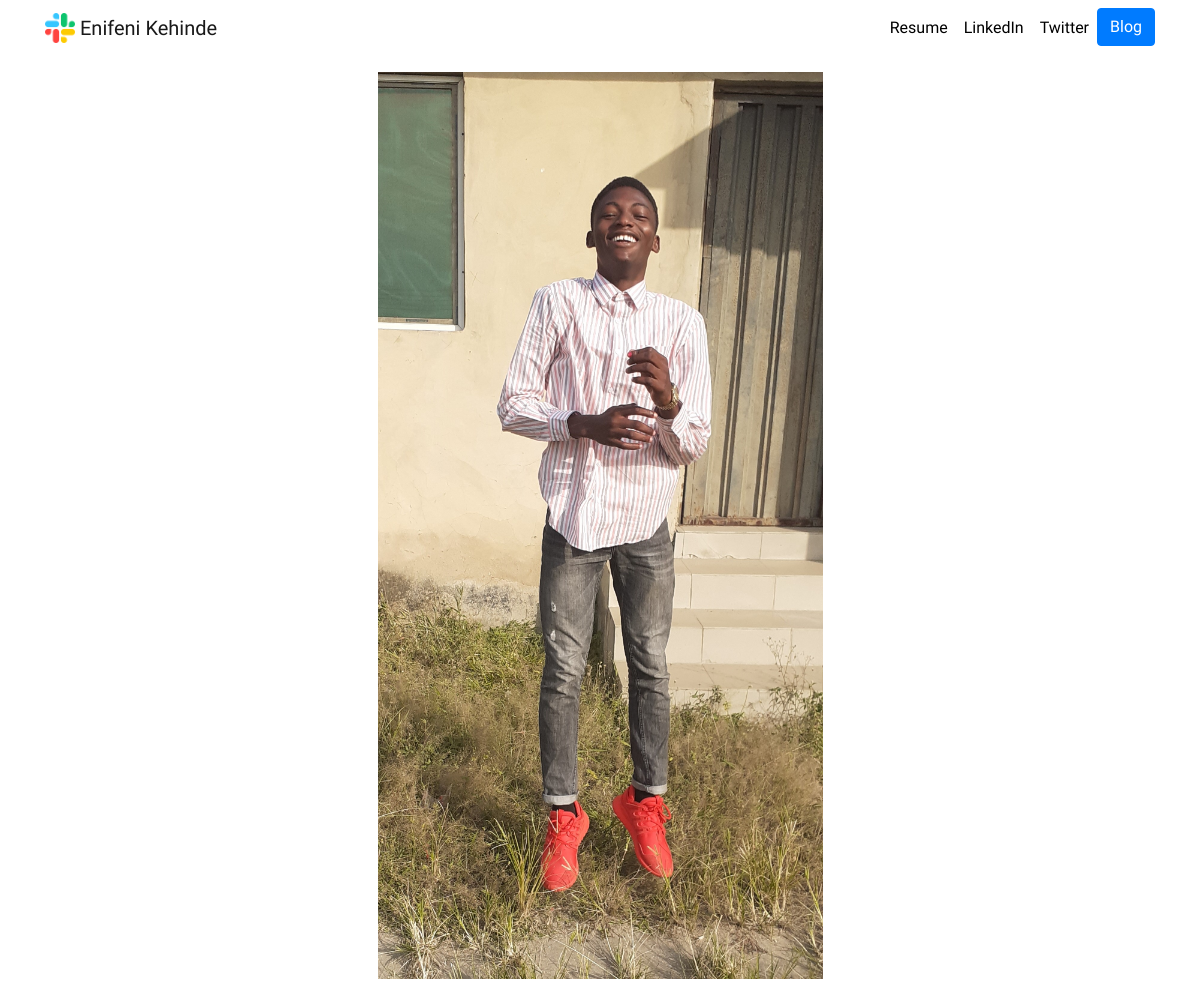
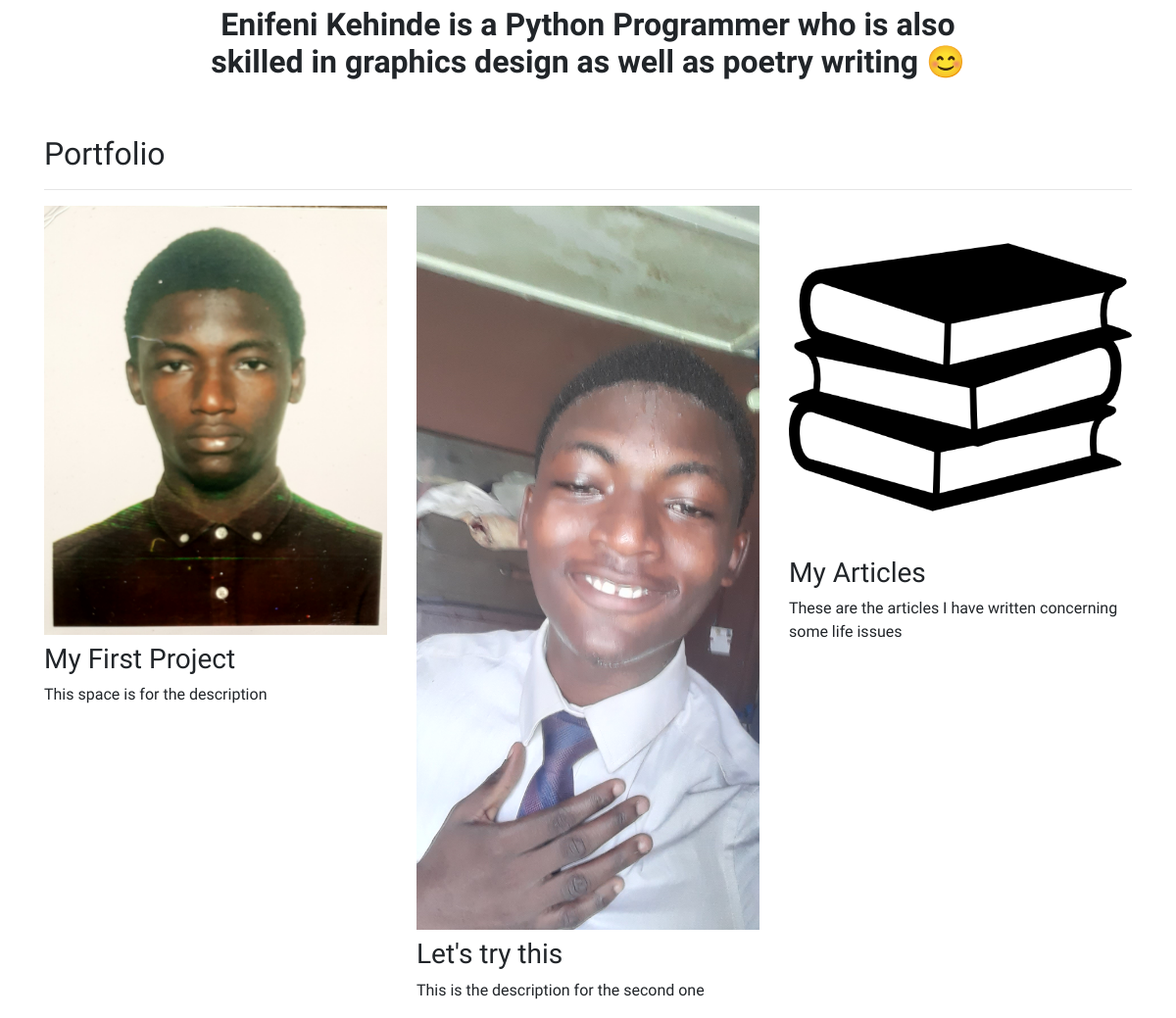
The page / on the database its author committed (2 pictures, top to bottom).
### portfolio/models.py (models this page shows, shortened)
class Project(models.Model):
    title = models.CharField(max_length=100)
    description = models.CharField(max_length=250)
    image = models.ImageField(upload_to='portfolio/images/')
    url = models.URLField(blank=True)

### portfolio/views.py (the view)
# urls.py: 2. Add a URL to urlpatterns:  path('', views.home, name='home')
def home(request):
    projects = Project.objects.all()
    return render(request, 'portfolio/home.html', {'projects':projects})

### portfolio/templates/portfolio/home.html
{% extends "portfolio/base.html" %}
{% load static %}
{% block content %}
<div class="row justify-content-center my-3">
    <div class="col-5">
        <img src="{% static 'portfolio/SquareBlonde.jpg' %}" class="img-fluid">
    </div>
</div>
<div class="row justify-content-center mb-3">
    <div class="col-md-9 text-center">
        <h1 id="hometext" class="font-weight-bold">Enifeni Kehinde is a Python Programmer who is also skilled in graphics design as well as poetry writing 😊</h1>
    </div>
</div>
<h2 class="mt-5">Portfolio</h2>
<hr>
<div class="row">
    {% for project in projects %}
    <div class="col-lg-4 col-md-6">
        {% if project.url %}
        <a href="{{ project.url }}">
            <img src="{{ project.image.url }}" class="img-fluid mb-2">
        </a>
        {% else %}
        <img src="{{ project.image.url }}" class="img-fluid mb-2">
        {% endif %}
        <h3>{{ project.title }}</h3>
        <p>{{ project.description }}</p>
    </div>
    {% endfor %}
</div>
{% endblock %}

### portfolio/templates/portfolio/base.html (shortened to what this page needs)
{% load static %}
<!doctype html>
<html lang="en">
<head>
    <link rel="stylesheet" href="https://stackpath.bootstrapcdn.com/bootstrap/4.4.1/css/bootstrap.min.css">
    <link rel="stylesheet" href="{% static "portfolio/custom.css" %}">
</head>
<body>
<nav id="topNav" class="navbar navbar-expand-md navbar-light">
    <div class="container">
        <a class="navbar-brand" href="{% url 'home' %}">
            <img src="{% static "portfolio/Logo.png" %}" width="30" height="30" class="d-inline-block align-top" alt="Nick's Logo">
            <span>Enifeni Kehinde</span>
        </a>
        <div class="collapse navbar-collapse text-center" id="navbarNav">
            <ul class="navbar-nav ml-auto">
                <li class="nav-item">
                    <a class="nav-link" href="{% static "portfolio/resume.pdf" %}" target="_blank">Resume</a>
                </li>
                <li class="nav-item">
                    <a class="nav-link" href="https://www.linkedin.com/in/KehindeEnifeni/" target="_blank">LinkedIn</a>
                </li>
                <li class="nav-item">
                    <a class="nav-link" href="https://twitter.com/KehindeEnifeni" target="_blank">Twitter</a>
                </li>
                <li>
                    <a role="button" href="{% url 'blog:all_blogs' %}" class="btn btn-primary">Blog</a>
                </li>
            </ul>
        </div>
    </div>
</nav>
<div class="container">
    {% block content %}{% endblock %}
</div>
</body>
</html>

### portfolio/static/portfolio/custom.css (style rules this page uses)
.navbar-nav .nav-link { color: rgba(0,0,0,1) !important; }
body { font-family: 'Itim', sans-serif; }
@media (min-width: 992px) { #hometext { font-size: 2rem; } }

### rows shown on the page
Project: image (picture), title "My First Project", description "This space is for the description"
Project: image (picture), title "Let's try this", description "This is the description for the second one"
Project: image (picture), title "My Articles", description "These are the articles I have written concerning some life issues"
